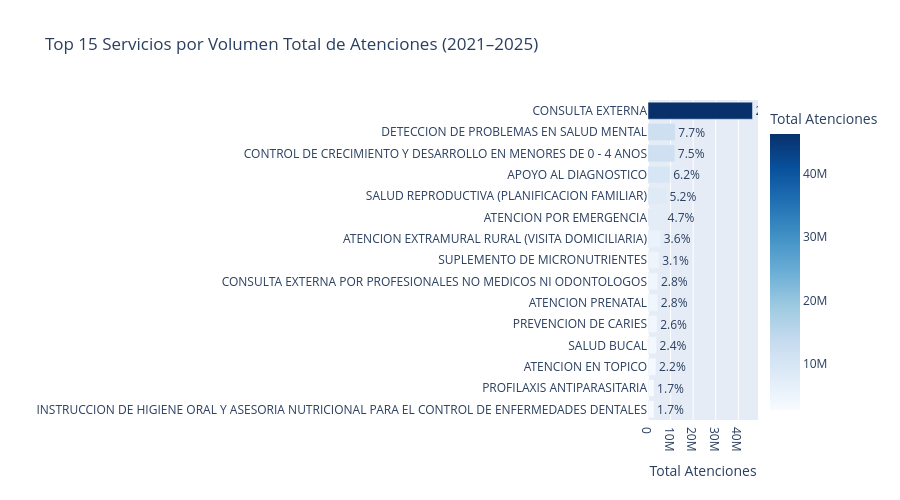

Notebook source saved alongside this figure:
### Code cell
# Top 15 servicios por volumen de atenciones
top_servicios = (df.groupby('DESC_SERVICIO', observed=True)['ATENCIONES']
                   .sum()
                   .sort_values(ascending=False)
                   .head(15)
                   .reset_index())
top_servicios['PCT'] = (top_servicios['ATENCIONES'] / df['ATENCIONES'].sum() * 100).round(2)

fig = px.bar(
    top_servicios, x='ATENCIONES', y='DESC_SERVICIO',
    orientation='h',
    title='Top 15 Servicios por Volumen Total de Atenciones (2021–2025)',
    text='PCT', labels={'ATENCIONES': 'Total Atenciones', 'DESC_SERVICIO': ''},
    color='ATENCIONES', color_continuous_scale='Blues'
)
fig.update_traces(texttemplate='%{text:.1f}%', textposition='outside')
fig.update_layout(height=500, yaxis={'categoryorder': 'total ascending'})
fig.show()

### Figure 1 — Plotly figure (JSON) as saved in the notebook; plotly's stock layout.template omitted (floating-point values rounded to 4 significant figures)
{"data": [{"hovertemplate": "Total Atenciones=%{marker.color}<br>=%{y}<br>PCT=%{text}<extra></extra>", "legendgroup": "", "marker": {"color": [46284661, 12094128, 11857193, 9802106, 8221932, 7348393, 5629579, 4948728, 4382852, 4338865, 4064861, 3798029, 3531044, 2707343, 2688076], "coloraxis": "coloraxis", "pattern": {"shape": ""}}, "name": "", "orientation": "h", "showlegend": false, "text": [29.36, 7.67, 7.52, 6.22, 5.22, 4.66, 3.57, 3.14, 2.78, 2.75, 2.58, 2.41, 2.24, 1.72, 1.71], "textposition": "outside", "texttemplate": "%{text:.1f}%", "type": "bar", "x": [46284661, 12094128, 11857193, 9802106, 8221932, 7348393, 5629579, 4948728, 4382852, 4338865, 4064861, 3798029, 3531044, 2707343, 2688076], "xaxis": "x", "y": ["CONSULTA EXTERNA", "DETECCION DE PROBLEMAS EN SALUD MENTAL", "CONTROL DE CRECIMIENTO Y DESARROLLO EN MENORES DE 0 - 4 ANOS", "APOYO AL DIAGNOSTICO", "SALUD REPRODUCTIVA (PLANIFICACION FAMILIAR)", "ATENCION POR EMERGENCIA", "ATENCION EXTRAMURAL RURAL (VISITA DOMICILIARIA)", "SUPLEMENTO DE MICRONUTRIENTES", "CONSULTA EXTERNA POR PROFESIONALES NO MEDICOS NI ODONTOLOGOS", "ATENCION PRENATAL", "PREVENCION DE CARIES", "SALUD BUCAL", "ATENCION EN TOPICO", "PROFILAXIS ANTIPARASITARIA", "INSTRUCCION DE HIGIENE ORAL Y ASESORIA NUTRICIONAL PARA EL CONTROL DE ENFERMEDADES DENTALES"], "yaxis": "y"}], "layout": {"barmode": "relative", "coloraxis": {"colorbar": {"title": {"text": "Total Atenciones"}}, "colorscale": [[0, "rgb(247,251,255)"], [0.125, "rgb(222,235,247)"], [0.25, "rgb(198,219,239)"], [0.375, "rgb(158,202,225)"], [0.5, "rgb(107,174,214)"], [0.625, "rgb(66,146,198)"], [0.75, "rgb(33,113,181)"], [0.875, "rgb(8,81,156)"], [1, "rgb(8,48,107)"]]}, "height": 500, "legend": {"tracegroupgap": 0}, "title": {"text": "Top 15 Servicios por Volumen Total de Atenciones (2021–2025)"}, "xaxis": {"anchor": "y", "domain": [0, 1], "title": {"text": "Total Atenciones"}}, "yaxis": {"anchor": "x", "categoryorder": "total ascending", "domain": [0, 1], "title": {"text": ""}}}}
